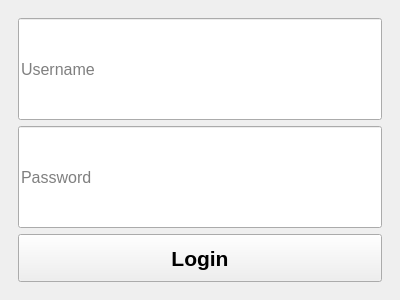
<?xml version="1.0" encoding="UTF-8"?>
<ui version="4.0">
 <class>WindowLogin</class>
 <widget class="QMainWindow" name="WindowLogin">
  <property name="geometry">
   <rect>
    <x>0</x>
    <y>0</y>
    <width>400</width>
    <height>300</height>
   </rect>
  </property>
  <property name="sizePolicy">
   <sizepolicy hsizetype="Fixed" vsizetype="Fixed">
    <horstretch>0</horstretch>
    <verstretch>0</verstretch>
   </sizepolicy>
  </property>
  <property name="minimumSize">
   <size>
    <width>400</width>
    <height>300</height>
   </size>
  </property>
  <property name="maximumSize">
   <size>
    <width>400</width>
    <height>300</height>
   </size>
  </property>
  <property name="windowTitle">
   <string>Login</string>
  </property>
  <widget class="QWidget" name="widget_Login">
   <layout class="QGridLayout" name="gridLayout">
    <item row="2" column="1">
     <widget class="QStackedWidget" name="stackedWidget_Login">
      <property name="currentIndex">
       <number>0</number>
      </property>
      <widget class="QWidget" name="page_In">
       <layout class="QGridLayout" name="gridLayout_2">
        <item row="0" column="0">
         <widget class="QLineEdit" name="lineEdit_Username">
          <property name="sizePolicy">
           <sizepolicy hsizetype="Preferred" vsizetype="Preferred">
            <horstretch>0</horstretch>
            <verstretch>0</verstretch>
           </sizepolicy>
          </property>
          <property name="font">
           <font>
            <pointsize>12</pointsize>
           </font>
          </property>
          <property name="placeholderText">
           <string>Username</string>
          </property>
         </widget>
        </item>
        <item row="1" column="0">
         <widget class="QLineEdit" name="lineEdit_Password">
          <property name="sizePolicy">
           <sizepolicy hsizetype="Preferred" vsizetype="Preferred">
            <horstretch>0</horstretch>
            <verstretch>0</verstretch>
           </sizepolicy>
          </property>
          <property name="font">
           <font>
            <pointsize>12</pointsize>
           </font>
          </property>
          <property name="placeholderText">
           <string>Password</string>
          </property>
         </widget>
        </item>
        <item row="2" column="0">
         <widget class="QPushButton" name="pushButton_Login">
          <property name="sizePolicy">
           <sizepolicy hsizetype="Preferred" vsizetype="Fixed">
            <horstretch>0</horstretch>
            <verstretch>0</verstretch>
           </sizepolicy>
          </property>
          <property name="minimumSize">
           <size>
            <width>0</width>
            <height>48</height>
           </size>
          </property>
          <property name="font">
           <font>
            <pointsize>16</pointsize>
            <weight>75</weight>
            <bold>true</bold>
           </font>
          </property>
          <property name="focusPolicy">
           <enum>Qt::NoFocus</enum>
          </property>
          <property name="text">
           <string>Login</string>
          </property>
         </widget>
        </item>
       </layout>
      </widget>
      <widget class="QWidget" name="page_Out">
       <layout class="QGridLayout" name="gridLayout_3">
        <item row="0" column="0">
         <widget class="QPushButton" name="pushButton_Logout">
          <property name="sizePolicy">
           <sizepolicy hsizetype="Preferred" vsizetype="Preferred">
            <horstretch>0</horstretch>
            <verstretch>0</verstretch>
           </sizepolicy>
          </property>
          <property name="font">
           <font>
            <pointsize>16</pointsize>
            <weight>75</weight>
            <bold>true</bold>
           </font>
          </property>
          <property name="focusPolicy">
           <enum>Qt::NoFocus</enum>
          </property>
          <property name="text">
           <string>Logout</string>
          </property>
         </widget>
        </item>
       </layout>
      </widget>
     </widget>
    </item>
   </layout>
  </widget>
 </widget>
 <resources/>
 <connections/>
</ui>
